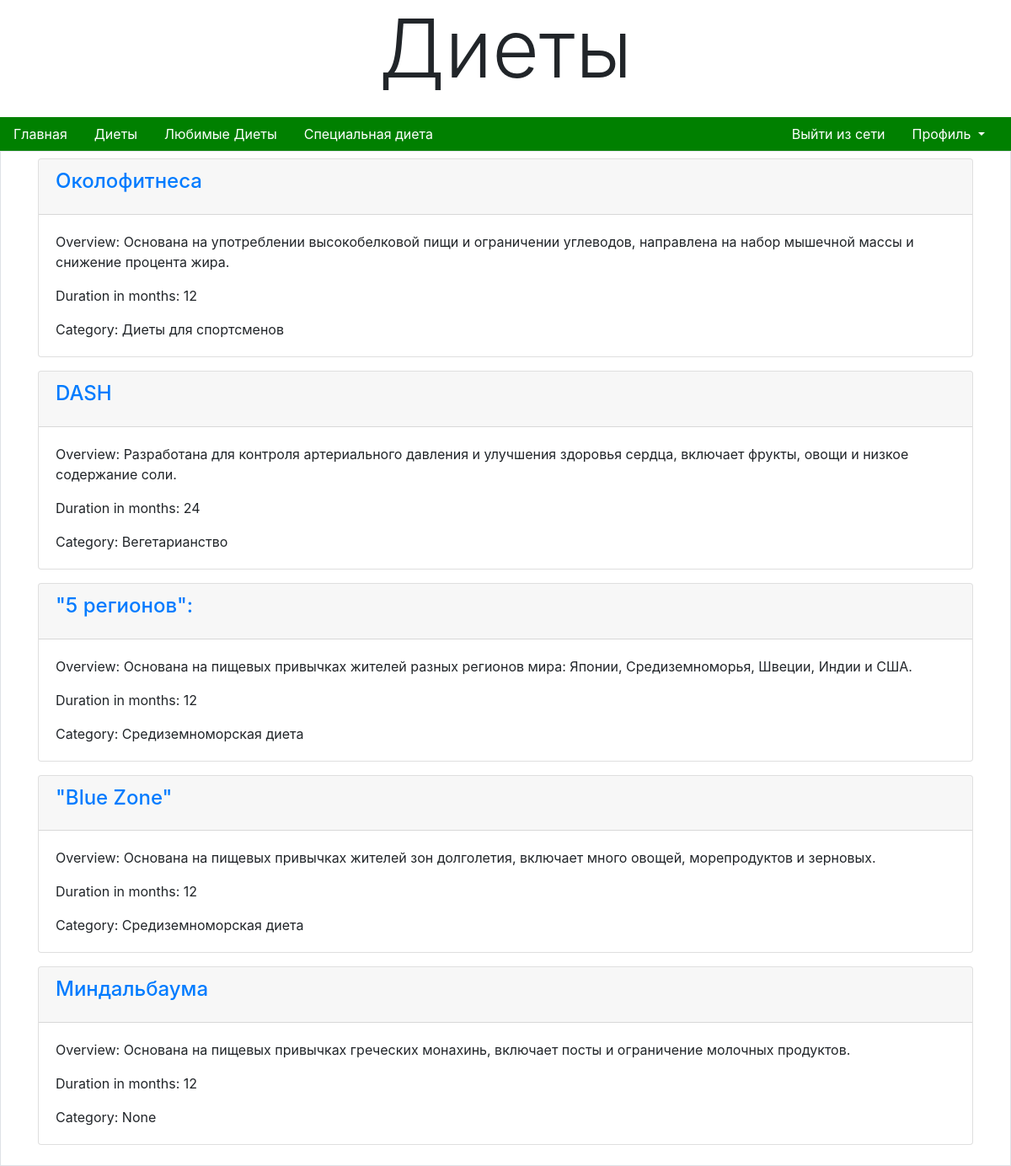
Page /diets/ (signed in) on the committed database.
### main/models.py (models this page shows)
class Diets(models.Model):
    name = models.CharField(max_length=100)
    overview = models.TextField()
    duration = models.CharField(max_length=50)
    category = models.ForeignKey(Category, on_delete=models.CASCADE, blank=True, null=True)
    countries_food = models.ManyToManyField(CountryFood, null=True, blank=True)
    fluid_intake_recommendation = models.TextField(blank=True, null=True)
    restrictions_recommendations = models.TextField(blank=True, null=True)
    def __str__(self):
        return self.name

class Category(models.Model):
    name = models.CharField(max_length=200)
    def __str__(self):
        return self.name

### main/views.py (the view, shortened to what this page needs)
# urls.py: path('diets/', views.DietsListView.as_view(), name='diets_page'),
class DietsListView(LoginRequiredMixin, ListView):
    model = Diets
    context_object_name = 'diets'
    template_name = 'main/dietsPage.html'
    paginate_by = 5
    def get_queryset(self):
        if not self.request.GET or self.request.GET.get('page'):
            queryset = Diets.objects.all()
            print(queryset)
        return queryset

### main/templates/main/dietsPage.html (shortened to what this page needs)
{% extends 'layouts/navbar.html' %}
{% load bootstrap4 %}
{% block header %} Диеты {% endblock %}
{% block content %}
    <div class="container">
        {% for diet in diets %}
            <div class="card mb-3">
                <div class="card-header">
                    <h4 class="card-title"><a href="{% url 'diets_detail' pk=diet.pk %}">{{ diet.name }}</a></h4>
                </div>
                <div class="card-body">
                    <p class="card-text">Overview: {{ diet.overview }}</p>
                    <p class="card-text">Duration in months: {{ diet.duration }}</p>
                    <p class="card-text">Category: {{ diet.category }}</p>
                </div>
            </div>
        {% endfor %}
    </div>
{% endblock %}

### rows in the picture
Diets: name "Околофитнеса", overview "Основана на употреблении высокобелковой пищи и ограничении углеводов, направлена на набор мышечной массы и снижение процента жира.", duration "12", category "Диеты для спортсменов"
Diets: name "DASH", overview "Разработана для контроля артериального давления и улучшения здоровья сердца, включает фрукты, овощи и низкое содержание соли.", duration "24", category "Вегетарианство"
Diets: name "\"5 регионов\":", overview "Основана на пищевых привычках жителей разных регионов мира: Японии, Средиземноморья, Швеции, Индии и США.", duration "12", category "Средиземноморская диета"
Diets: name "\"Blue Zone\"", overview "Основана на пищевых привычках жителей зон долголетия, включает много овощей, морепродуктов и зерновых.", duration "12", category "Средиземноморская диета"
Diets: name "Миндальбаума", overview "Основана на пищевых привычках греческих монахинь, включает посты и ограничение молочных продуктов.", duration "12", category "None"
